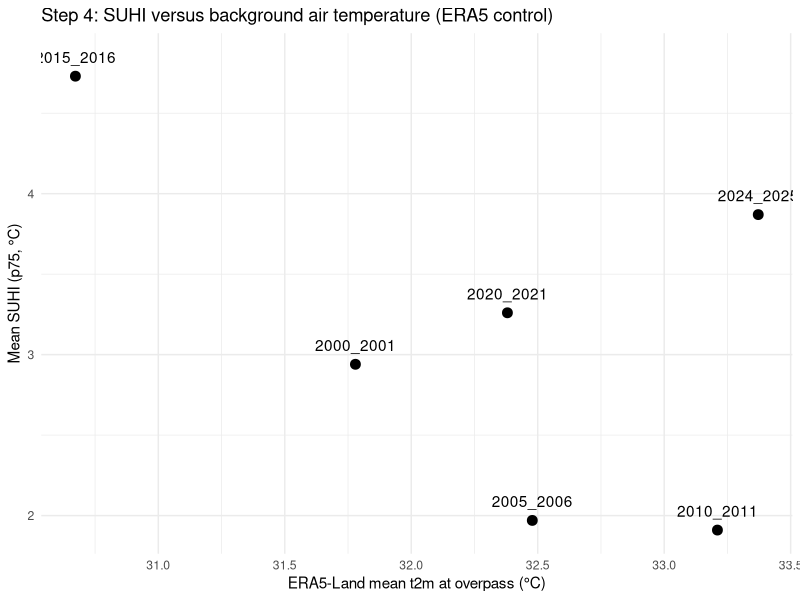
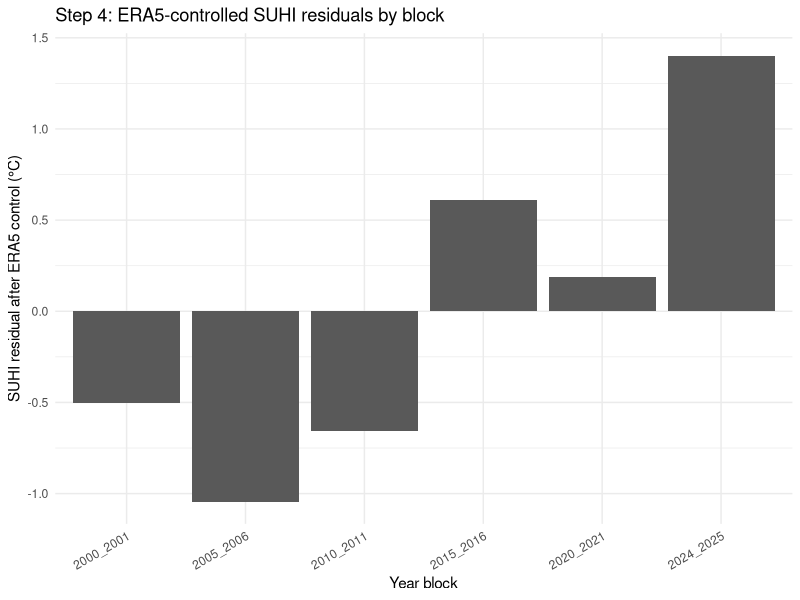
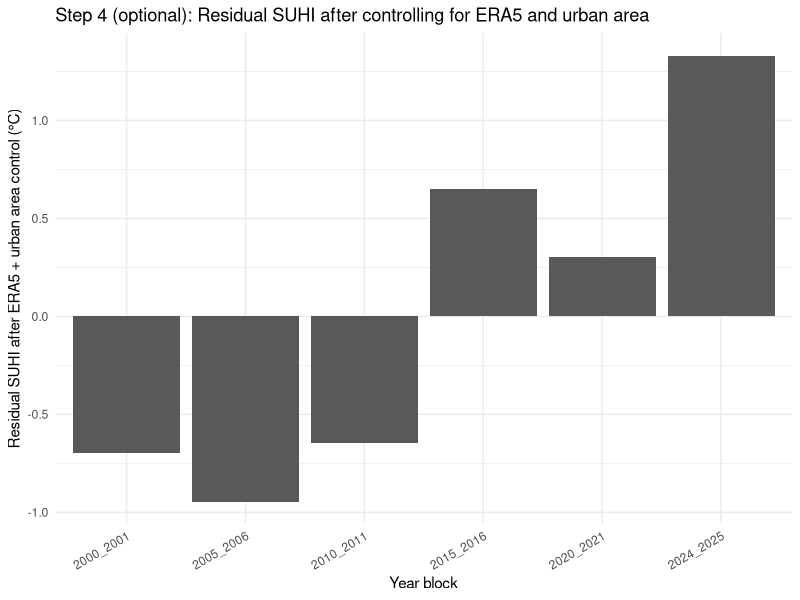

The R source for these figures, in order:
library(dplyr)
library(readr)
library(ggplot2)

# ---------------------------
# 4A) Read merged table
# ---------------------------
df <- read_csv(
  "SUHI_ERA5_block_analysis.csv",
  locale = locale(encoding = "Latin1"),
  show_col_types = FALSE
)

# ---------------------------
# 4B) Rename columns (FIXED names)
# ---------------------------
df2 <- df %>%
  rename(
    rural_mean_c = `Rural_Mean Â¡C`,
    urban_mean_c = `Urban_Mean Â¡C`,
    suhi_mean_c  = `SUHI_Mean Â¡C`,
    suhi_sd      = SUHI_SD,
    urban_km2    = Urban_Area_km_,
    veg_km2      = Vagetated_Area_km_,
    water_km2    = Waterbody_km_,
    other_km2    = Others_km_,
    total_km2    = Total_Area_km_
  ) %>%
  mutate(year_group = as.character(year_group))

print(df2 %>% select(year_group, suhi_mean_c, ERA5_mean, urban_km2, n_scenes))

# Save cleaned version (optional)
write_csv(df2, "STEP4_clean_block_table.csv")

# =========================================================
# STEP 4C — FIGURE 1 (MANDATORY): SUHI vs ERA5
# =========================================================
p1 <- ggplot(df2, aes(x = ERA5_mean, y = suhi_mean_c, label = year_group)) +
  geom_point(size = 3) +
  geom_text(nudge_y = 0.12) +
  labs(
    x = "ERA5-Land mean t2m at overpass (°C)",
    y = "Mean SUHI (p75, °C)",
    title = "Step 4: SUHI versus background air temperature (ERA5 control)"
  ) +
  theme_minimal()

ggsave("STEP4_SUHI_vs_ERA5_scatter.png", p1, width = 8, height = 5, dpi = 300)

# =========================================================
# STEP 4D — MODEL 1 (CORE): ERA5-controlled SUHI
# =========================================================
m1 <- lm(suhi_mean_c ~ ERA5_mean, data = df2)
print(summary(m1))

df2 <- df2 %>%
  mutate(
    suhi_fitted_era5 = fitted(m1),
    suhi_resid_era5  = resid(m1)
  )

write_csv(df2, "STEP4_SUHI_ERA5_with_residuals.csv")

print(df2 %>% select(year_group, suhi_mean_c, ERA5_mean, suhi_fitted_era5, suhi_resid_era5))

# =========================================================
# STEP 4E — FIGURE 2 (STRONG): Residuals by block
#          (Shows whether 2015/16 remains anomalous after ERA5 control)
# =========================================================
p2 <- ggplot(df2, aes(x = year_group, y = suhi_resid_era5)) +
  geom_col() +
  labs(
    x = "Year block",
    y = "SUHI residual after ERA5 control (°C)",
    title = "Step 4: ERA5-controlled SUHI residuals by block"
  ) +
  theme_minimal() +
  theme(axis.text.x = element_text(angle = 30, hjust = 1))

ggsave("STEP4_SUHI_residuals_by_block.png", p2, width = 8, height = 5, dpi = 300)

# ---------------------------
# 4F) Optional strong test: SUHI ~ ERA5 + Urban area
# ---------------------------
m2 <- lm(suhi_mean_c ~ ERA5_mean + urban_km2, data = df2)
print(summary(m2))

df2 <- df2 %>%
  mutate(suhi_resid_era5_urban = resid(m2))

p3 <- ggplot(df2, aes(x = year_group, y = suhi_resid_era5_urban)) +
  geom_col() +
  labs(
    x = "Year block",
    y = "Residual SUHI after ERA5 + urban area control (°C)",
    title = "Step 4 (optional): Residual SUHI after controlling for ERA5 and urban area"
  ) +
  theme_minimal() +
  theme(axis.text.x = element_text(angle = 30, hjust = 1))

ggsave("STEP4_residuals_ERA5_plus_urban.png", p3, width = 8, height = 5, dpi = 300)

# ---------------------------
# 4G) Key ranking: which block remains most anomalous?
# ---------------------------
cat("\n=== Residual ranking (largest positive = most anomalous after ERA5 control) ===\n")
print(df2 %>% arrange(desc(suhi_resid_era5)) %>% select(year_group, suhi_mean_c, ERA5_mean, suhi_resid_era5))

##
df2 %>% arrange(desc(suhi_resid_era5)) %>% select(year_group, suhi_resid_era5)
